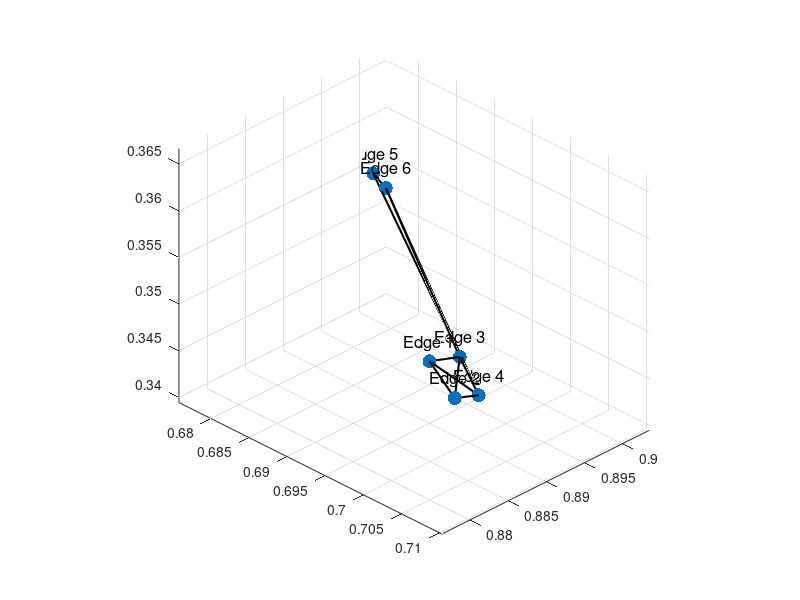

Here is the MATLAB script that generated this plot: (Note: this script raises an error after producing the figure.)
% Initialize figure
figure;
hold on;
axis equal;

% Edge locations (x, y, z)
edge_locations = [
    0.703582, 0.881398, 0.353133;  % Edge 1
    0.710306, 0.877993, 0.353316;  % Edge 2
    0.704316, 0.884627, 0.35257;   % Edge 3
    0.710307, 0.881131, 0.352345;  % Edge 4
    0.675811, 0.901782, 0.353594;  % Edge 5
    0.678757, 0.900492, 0.353766   % Edge 6
];

% Edge orientations (not used for plotting positions, but could be used for visualization)
edge_orientations = [
    -0.865327, 0.501203, 0.00209428;   % Edge 1
    -0.868224, 0.496146, -0.00518501;  % Edge 2
    0.85584, -0.517224, 0.00410801;    % Edge 3
    0.853602, -0.520643, -0.0171691;   % Edge 4
    -0.857672, 0.514105, 0.00973868;   % Edge 5
    -0.836825, 0.544941, 0.0525654     % Edge 6
];

% Plot each edge point
scatter3(edge_locations(:,1), edge_locations(:,2), edge_locations(:,3), 100, 'filled');

% Edge connections based on the graph
connections = [
    1, 2;
    1, 3;
    1, 4;
    2, 3;
    2, 4;
    3, 4;
    3, 6;
    4, 5;
    4, 6;
    5, 6
];

% Plot connections
for i = 1:size(connections, 1)
    p1 = edge_locations(connections(i,1),:);
    p2 = edge_locations(connections(i,2),:);
    plot3([p1(1), p2(1)], [p1(2), p2(2)], [p1(3), p2(3)], 'k-', 'LineWidth', 1.5);
end

% Add edge labels
for i = 1:size(edge_locations, 1)
    text(edge_locations(i,1), edge_locations(i,2), edge_locations(i,3) + 0.002, ...
        ['Edge ', num2str(i)], 'FontSize', 12, 'HorizontalAlignment', 'center');
end

% Set the view angle
view(45, 30);

% Add grid and labels
grid on;
set(gcf, 'color', 'w');
ax = gca;
ax.Clipping = "off";
hold off;
title('3D Edge Graph');

% Add a legend
legend('Edge Points', 'Connections');